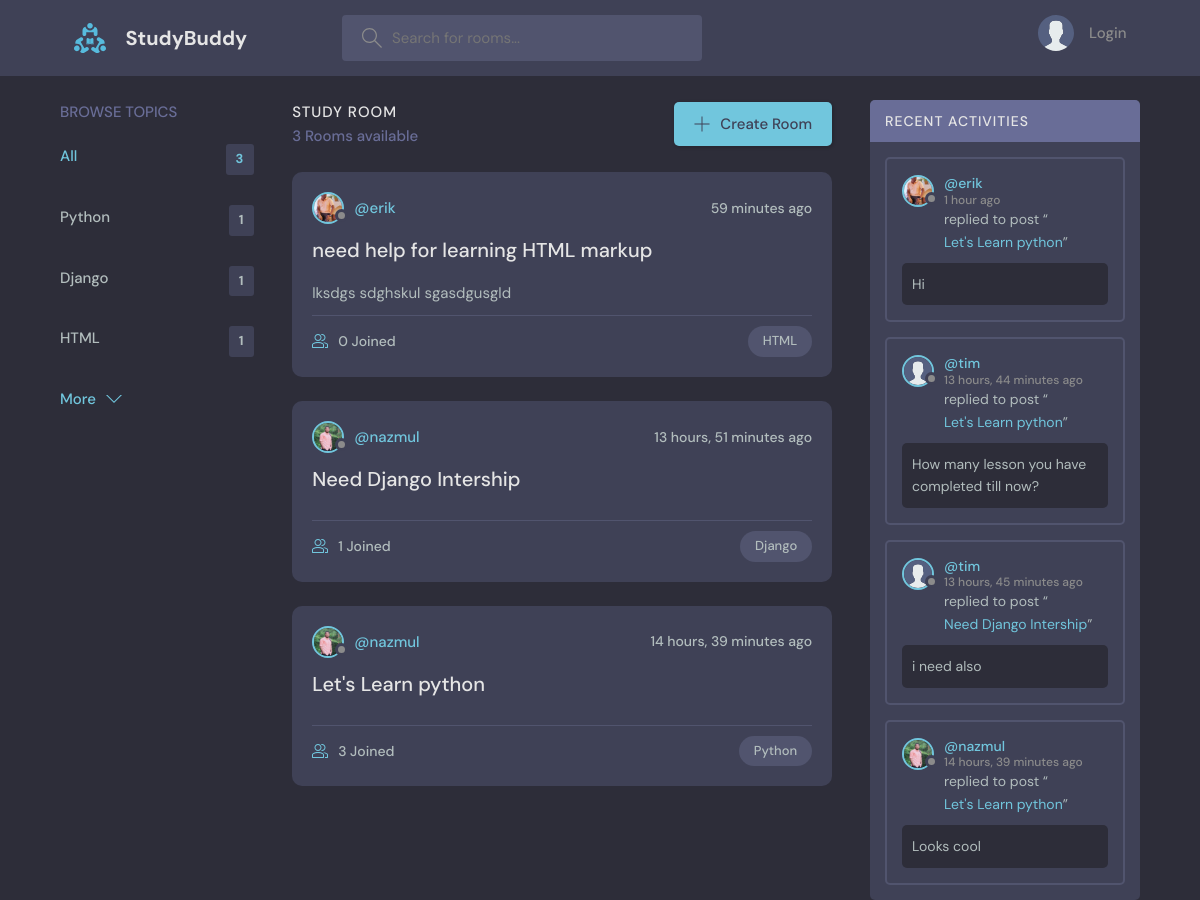
The page / on the database its author committed.
### base/models.py (models this page shows, shortened)
class Topic(models.Model):
    name = models.CharField(max_length=200)
    def __str__(self):
        return self.name

class Room(models.Model):
    host = models.ForeignKey(User, on_delete=models.SET_NULL, null=True)
    topic = models.ForeignKey(Topic, on_delete=models.SET_NULL, null=True)
    name = models.CharField(max_length=250)
    description = models.TextField(null=True, blank=True,)
    participants = models.ManyToManyField(User, blank=True, related_name="participants")    #when there is another ManyToMany or OneToMany relationship, to Spcify this relation used "related_name"
    update = models.DateTimeField(auto_now=True)
    create = models.DateTimeField(auto_now_add=True)
    class Meta:
        ordering = ['-update', '-create']   # rendering data by sorting query data

class User(AbstractUser):
    name = models.CharField(max_length=200, null=True)
    email = models.EmailField(unique=True)
    bio = models.TextField(null=True)
    avatar = models.ImageField(null=True, default='avatar.svg')
    USERNAME_FIELD = 'email'
    REQUIRED_FIELDS = []

class Message(models.Model):
    user = models.ForeignKey(User, on_delete=models.CASCADE)
    room = models.ForeignKey(Room, on_delete=models.CASCADE)
    body = models.TextField()
    update = models.DateTimeField(auto_now=True)
    create = models.DateTimeField(auto_now_add=True)
    class Meta:
        ordering = ['-update', '-create']

### base/views.py (the view)
# urls.py: path('', views.home, name='home'),
def home(request):
    q = request.GET.get('q') if request.GET.get('q') != None else ''    # used inline if statement
    rooms = Room.objects.filter(                                        # Q models allow to multiple search funcnality by adding AND / OR
        Q(topic__name__icontains=q) |
        Q(name__icontains=q) |
        Q(description__icontains=q)
    )[0:99]                                                             # filtered [0:10], maximum 10 rooms will return
    room_count = rooms.count()
    topics = Topic.objects.all()[0:5]                                   # by [0:5] we limited it, will query maximum 5 topics
    total_room = Room.objects.all().count()
    room_messages = Message.objects.filter(Q(room__topic__name__icontains=q))[0:99]
    context = {'rooms':rooms, 'topics':topics, 'room_count':room_count, 'room_messages':room_messages, 'total_room':total_room}
    return render(request, 'base/home.html', context)

### base/templates/base/home.html (shortened to what this page needs)
{% extends 'main.html' %}
  {% block content %}
    <main class="layout layout--3">
      <div class="container">
        {% include 'base/topic_component.html' %}
        <div class="roomList">
          <div class="roomList__header">
            <div>
              <h2>Study Room</h2>
              <p>{{room_count}} Rooms available</p>
            </div>
            <a class="btn btn--main" href="{% url 'create-room' %}">
              <svg version="1.1" xmlns="http://www.w3.org/2000/svg" width="32" height="32" viewBox="0 0 32 32">
                <title>add</title>
                <path
                  d="M16.943 0.943h-1.885v14.115h-14.115v1.885h14.115v14.115h1.885v-14.115h14.115v-1.885h-14.115v-14.115z"
                ></path>
              </svg>
              Create Room
            </a>
          </div>
          {% include 'base/feed_component.html' %}
        </div>
        {% include 'base/activity_component.html' %}
      </div>
    </main>
  {% endblock content %}

### base/templates/base/topic_component.html
<div class="topics">
    <div class="topics__header">
      <h2>Browse Topics</h2>
    </div>
    <ul class="topics__list">
      <li>
        <a href="{% url 'home' %}" class="active">All <span>{{total_room}}</span></a>
      </li>
      {% for topic in topics %}
      <li>
        <a href="{% url 'home' %}?q={{topic.name}}">{{topic.name}} <span>{{topic.room_set.all.count}}</span></a>
      </li>
      {% endfor %}
    </ul>
    <a class="btn btn--link" href="{% url 'topics' %}">
      More
      <svg version="1.1" xmlns="http://www.w3.org/2000/svg" width="32" height="32" viewBox="0 0 32 32">
        <title>chevron-down</title>
        <path d="M16 21l-13-13h-3l16 16 16-16h-3l-13 13z"></path>
      </svg>
    </a>
</div>

### base/templates/base/feed_component.html (shortened to what this page needs)
{% for room in rooms %}
<div class="roomListRoom">
    <div class="roomListRoom__header">
      <a href="{% url 'user-profile' room.host.id %}" class="roomListRoom__author">
        <div class="avatar avatar--small">
          <img src="{{room.host.avatar.url}}" />
        </div>
        <span>@{{room.host.username}}</span>
      </a>
      <div class="roomListRoom__actions">
        <span>{{room.create | timesince}} ago</span>
      </div>
    </div>
    <div class="roomListRoom__content">
      <a href="{% url 'room' room.id %}">{{room.name}}</a>
      <p>{{room.description}}</p>
    </div>
    <div class="roomListRoom__meta">
      <a href="{% url 'room' room.id %}" class="roomListRoom__joined">
        {{room.participants.all.count}} Joined
      </a>
      <p class="roomListRoom__topic">{{room.topic}}</p>
    </div>
  </div>
{% endfor %}

### base/templates/base/activity_component.html (shortened to what this page needs)
<div class="activities">
    <div class="activities__header">
      <h2>Recent Activities</h2>
    </div>
    {% for message in room_messages %}
    <div class="activities__box">
      <div class="activities__boxHeader roomListRoom__header">
        <a href="{% url 'user-profile' message.user.id %}" class="roomListRoom__author">
          <div class="avatar avatar--small">
            <img src="{{message.user.avatar.url}}" />
          </div>
          <p>
            @{{message.user.username}}
            <span>{{message.create | timesince}} ago</span>
          </p>
        </a>
      </div>
      <div class="activities__boxContent">
        <p>replied to post “<a href="{% url 'room' message.room.id %}">{{message.room.name}}</a>”</p>
        <div class="activities__boxRoomContent">
          {{message.body}}
        </div>
      </div>
    </div>
    {% endfor %}
</div>

### rows shown on the page
Topic: name "Python", room_set.all.count "1"
Topic: name "Django", room_set.all.count "1"
Topic: name "HTML", room_set.all.count "1"
Room: host.avatar (picture), host.username "erik", create "59 minutes", name "need help for learning HTML markup", description "lksdgs sdghskul sgasdgusgld", participants.all.count "0", topic "HTML"
Room: host.avatar (picture), host.username "nazmul", create "13 hours, 51 minutes", name "Need Django Intership", participants.all.count "1", topic "Django"
Room: host.avatar (picture), host.username "nazmul", create "14 hours, 39 minutes", name "Let's Learn python", participants.all.count "3", topic "Python"
Message: user.avatar (picture), user.username "erik", create "1 hour", room.name "Let's Learn python", body "Hi"
Message: user.avatar (placeholder picture), user.username "tim", create "13 hours, 44 minutes", room.name "Let's Learn python", body "How many lesson you have completed till now?"
Message: user.avatar (placeholder picture), user.username "tim", create "13 hours, 45 minutes", room.name "Need Django Intership", body "i need also"
Message: user.avatar (picture), user.username "nazmul", create "14 hours, 39 minutes", room.name "Let's Learn python", body "Looks cool"

### other values the page prints
{{ total_room }} "3"
{{ room_count }} "3"
